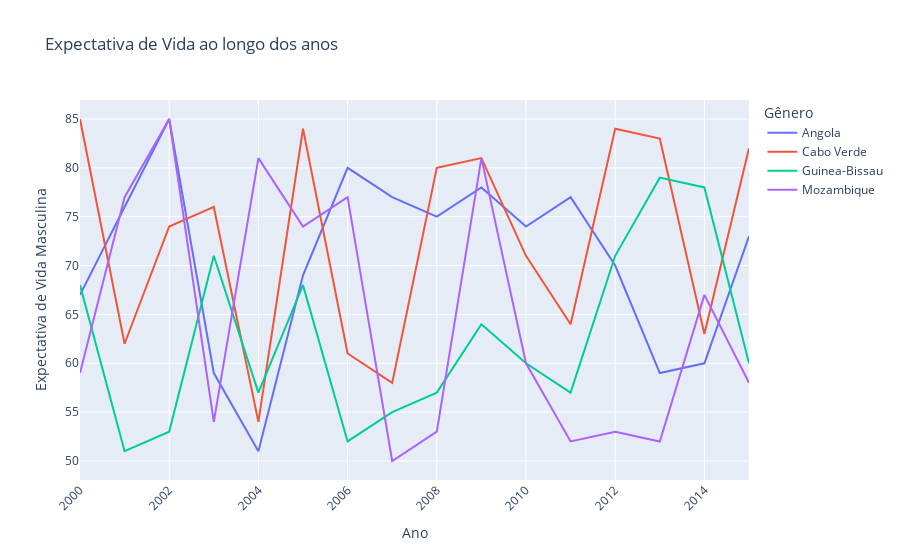
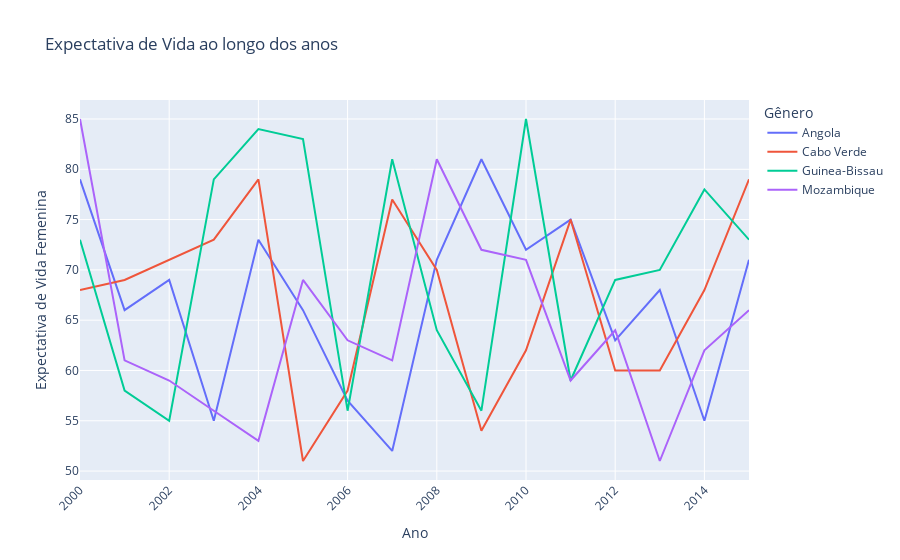

Here is the notebook cell these charts were saved with, in order:
### Code cell
# Identificar tendências e mudanças na expectativa de vida ao longo do tempo.
plot_2 = px.line(
    palop_df,
    x='Year',
    y=['Life expectancy (men)'],
    title='Expectativa de Vida ao longo dos anos',
    labels={'value': 'Expectativa de Vida', 'variable': 'Páis'}, color='Country'
)

# Ajustar o layout
plot_2.update_layout(
    xaxis_title='Ano',
    yaxis_title='Expectativa de Vida Masculina',
    legend_title='Gênero',
    xaxis_tickangle=-45
)

plot_3 = px.line(
    palop_df,
    x='Year',
    y=['Life expectancy(women)'],
    title='Expectativa de Vida ao longo dos anos',
    labels={'value': 'Expectativa de Vida', 'variable': 'Páis'}, color='Country'
)

# Ajustar o layout
plot_3.update_layout(
    xaxis_title='Ano',
    yaxis_title='Expectativa de Vida Femenina',
    legend_title='Gênero',
    xaxis_tickangle=-45
)


# Exibir o gráfico
plot_2.show()
plot_3.show()

### Figure 1 — Plotly figure (JSON) as saved in the notebook; plotly's stock layout.template omitted (floating-point values rounded to 4 significant figures)
{"data": [{"hovertemplate": "Country=Angola<br>Páis=Life expectancy (men)<br>Year=%{x}<br>Expectativa de Vida=%{y}<extra></extra>", "legendgroup": "Angola", "line": {"color": "#636efa", "dash": "solid"}, "marker": {"symbol": "circle"}, "mode": "lines", "name": "Angola", "orientation": "v", "showlegend": true, "type": "scatter", "x": [2015, 2014, 2013, 2012, 2011, 2010, 2009, 2008, 2007, 2006, 2005, 2004, 2003, 2002, 2001, 2000], "xaxis": "x", "y": [73, 60, 59, 70, 77, 74, 78, 75, 77, 80, 69, 51, 59, 85, 76, 67], "yaxis": "y"}, {"hovertemplate": "Country=Cabo Verde<br>Páis=Life expectancy (men)<br>Year=%{x}<br>Expectativa de Vida=%{y}<extra></extra>", "legendgroup": "Cabo Verde", "line": {"color": "#EF553B", "dash": "solid"}, "marker": {"symbol": "circle"}, "mode": "lines", "name": "Cabo Verde", "orientation": "v", "showlegend": true, "type": "scatter", "x": [2015, 2014, 2013, 2012, 2011, 2010, 2009, 2008, 2007, 2006, 2005, 2004, 2003, 2002, 2001, 2000], "xaxis": "x", "y": [82, 63, 83, 84, 64, 71, 81, 80, 58, 61, 84, 54, 76, 74, 62, 85], "yaxis": "y"}, {"hovertemplate": "Country=Guinea-Bissau<br>Páis=Life expectancy (men)<br>Year=%{x}<br>Expectativa de Vida=%{y}<extra></extra>", "legendgroup": "Guinea-Bissau", "line": {"color": "#00cc96", "dash": "solid"}, "marker": {"symbol": "circle"}, "mode": "lines", "name": "Guinea-Bissau", "orientation": "v", "showlegend": true, "type": "scatter", "x": [2015, 2014, 2013, 2012, 2011, 2010, 2009, 2008, 2007, 2006, 2005, 2004, 2003, 2002, 2001, 2000], "xaxis": "x", "y": [60, 78, 79, 71, 57, 60, 64, 57, 55, 52, 68, 57, 71, 53, 51, 68], "yaxis": "y"}, {"hovertemplate": "Country=Mozambique<br>Páis=Life expectancy (men)<br>Year=%{x}<br>Expectativa de Vida=%{y}<extra></extra>", "legendgroup": "Mozambique", "line": {"color": "#ab63fa", "dash": "solid"}, "marker": {"symbol": "circle"}, "mode": "lines", "name": "Mozambique", "orientation": "v", "showlegend": true, "type": "scatter", "x": [2015, 2014, 2013, 2012, 2011, 2010, 2009, 2008, 2007, 2006, 2005, 2004, 2003, 2002, 2001, 2000], "xaxis": "x", "y": [58, 67, 52, 53, 52, 60, 81, 53, 50, 77, 74, 81, 54, 85, 77, 59], "yaxis": "y"}], "layout": {"legend": {"title": {"text": "Gênero"}, "tracegroupgap": 0}, "title": {"text": "Expectativa de Vida ao longo dos anos"}, "xaxis": {"anchor": "y", "domain": [0, 1], "tickangle": -45, "title": {"text": "Ano"}}, "yaxis": {"anchor": "x", "domain": [0, 1], "title": {"text": "Expectativa de Vida Masculina"}}}}

### Figure 2 — Plotly figure (JSON) as saved in the notebook; plotly's stock layout.template omitted (floating-point values rounded to 4 significant figures)
{"data": [{"hovertemplate": "Country=Angola<br>Páis=Life expectancy(women)<br>Year=%{x}<br>Expectativa de Vida=%{y}<extra></extra>", "legendgroup": "Angola", "line": {"color": "#636efa", "dash": "solid"}, "marker": {"symbol": "circle"}, "mode": "lines", "name": "Angola", "orientation": "v", "showlegend": true, "type": "scatter", "x": [2015, 2014, 2013, 2012, 2011, 2010, 2009, 2008, 2007, 2006, 2005, 2004, 2003, 2002, 2001, 2000], "xaxis": "x", "y": [71, 55, 68, 63, 75, 72, 81, 71, 52, 57, 66, 73, 55, 69, 66, 79], "yaxis": "y"}, {"hovertemplate": "Country=Cabo Verde<br>Páis=Life expectancy(women)<br>Year=%{x}<br>Expectativa de Vida=%{y}<extra></extra>", "legendgroup": "Cabo Verde", "line": {"color": "#EF553B", "dash": "solid"}, "marker": {"symbol": "circle"}, "mode": "lines", "name": "Cabo Verde", "orientation": "v", "showlegend": true, "type": "scatter", "x": [2015, 2014, 2013, 2012, 2011, 2010, 2009, 2008, 2007, 2006, 2005, 2004, 2003, 2002, 2001, 2000], "xaxis": "x", "y": [79, 68, 60, 60, 75, 62, 54, 70, 77, 58, 51, 79, 73, 71, 69, 68], "yaxis": "y"}, {"hovertemplate": "Country=Guinea-Bissau<br>Páis=Life expectancy(women)<br>Year=%{x}<br>Expectativa de Vida=%{y}<extra></extra>", "legendgroup": "Guinea-Bissau", "line": {"color": "#00cc96", "dash": "solid"}, "marker": {"symbol": "circle"}, "mode": "lines", "name": "Guinea-Bissau", "orientation": "v", "showlegend": true, "type": "scatter", "x": [2015, 2014, 2013, 2012, 2011, 2010, 2009, 2008, 2007, 2006, 2005, 2004, 2003, 2002, 2001, 2000], "xaxis": "x", "y": [73, 78, 70, 69, 59, 85, 56, 64, 81, 56, 83, 84, 79, 55, 58, 73], "yaxis": "y"}, {"hovertemplate": "Country=Mozambique<br>Páis=Life expectancy(women)<br>Year=%{x}<br>Expectativa de Vida=%{y}<extra></extra>", "legendgroup": "Mozambique", "line": {"color": "#ab63fa", "dash": "solid"}, "marker": {"symbol": "circle"}, "mode": "lines", "name": "Mozambique", "orientation": "v", "showlegend": true, "type": "scatter", "x": [2015, 2014, 2013, 2012, 2011, 2010, 2009, 2008, 2007, 2006, 2005, 2004, 2003, 2002, 2001, 2000], "xaxis": "x", "y": [66, 62, 51, 64, 59, 71, 72, 81, 61, 63, 69, 53, 56, 59, 61, 85], "yaxis": "y"}], "layout": {"legend": {"title": {"text": "Gênero"}, "tracegroupgap": 0}, "title": {"text": "Expectativa de Vida ao longo dos anos"}, "xaxis": {"anchor": "y", "domain": [0, 1], "tickangle": -45, "title": {"text": "Ano"}}, "yaxis": {"anchor": "x", "domain": [0, 1], "title": {"text": "Expectativa de Vida Femenina"}}}}
